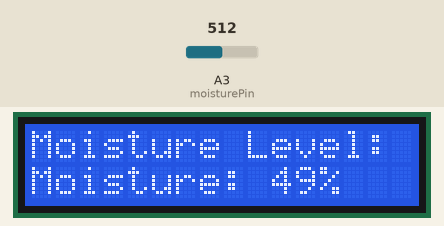
Recording of a sketch running on a simulated Arduino Uno, built with avr-gcc and run on an emulated ATmega328P. Parts: 16×2 character LCD. Inputs (shaded band) come from the test bench; at power-on: A3 (moisturePin) = 512.

Above: at 1.3 s.
1.4 s: A3 (moisturePin) set to 716
At 1.7 s:
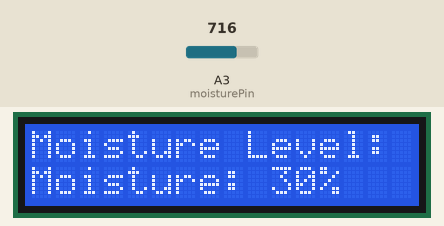
2.9 s: A3 (moisturePin) set to 900
At 4.1 s:
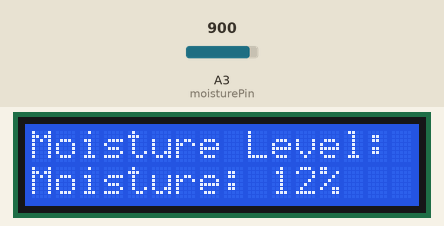
4.4 s: A3 (moisturePin) set to 1023
At 5.5 s:
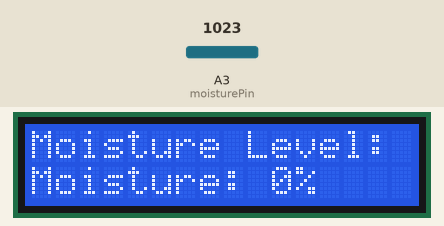
Timing chart, 0 to 7.4 s (numbered marks = the images above; inputs shaded):
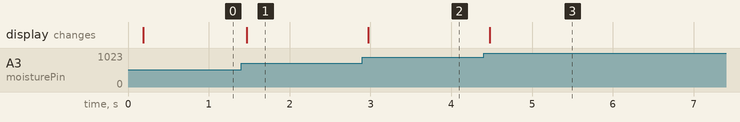

Measured:
- after the input at 1.4 s, the display: changes after 0.07 s (image 1)
- after the input at 2.9 s, the display: changes after 0.07 s (image 2)
- after the input at 4.4 s, the display: changes after 0.08 s (image 3)

The sketch:

MOISTURE.ino
```cpp
#include <Wire.h>
#include <LiquidCrystal_I2C.h>

LiquidCrystal_I2C lcd(0x27, 16, 2);

const int moisturePin = A3;
int sensorValue = 0;
int moisturePercentage = 0;

void setup() {
  lcd.init();
  lcd.backlight();
  lcd.setCursor(0, 0);
  lcd.print("Moisture Level:");
  delay(100);
}

void loop() {
  sensorValue = analogRead(moisturePin);
  moisturePercentage = map(sensorValue, 1023, 0, 0, 100);
  lcd.setCursor(0, 1);
  lcd.print("Moisture: ");
  lcd.print(moisturePercentage);
  lcd.print("%   ");
  delay(100);
}
```
